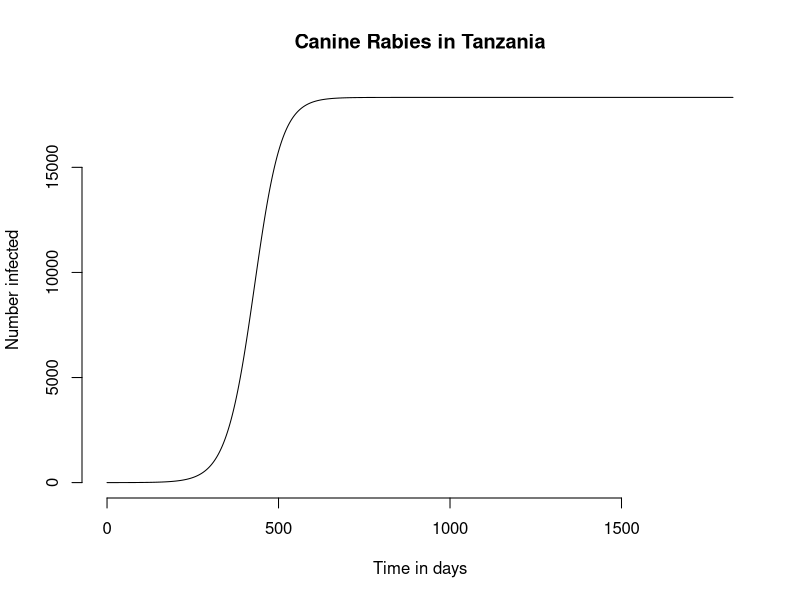
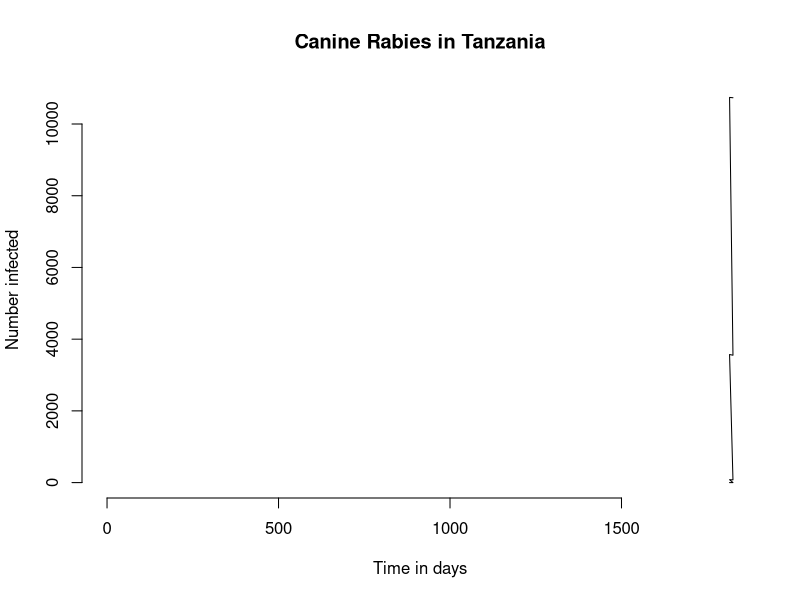

Here is the R script that generated these plots, in order:

seiv_params <- list(
    ave_lifespan = 5*365, # days
    ave_rabies_duration = 10, # days
    beta = (2 / 7) * 0.5, # potential infectious interactions per dog per week
    N = 100000,
    ave_incubation_period = 6, # days
    ave_vaccination_period = 365, # days
    ave_vaccination_duration = 3 * 365 # days
)

seiv_pre_vax <- within(seiv_params, {
    ave_vaccination_period <- Inf
})

dogs_zero <- c(S = seiv_params$N - 1, E = 0, I = 1, V = 0)

seiv <- function(t, y, parms){
  with(c(as.list(y), parms), {
    death <- y * (1/ave_lifespan)
    disease_death <- I * (1/ave_rabies_duration)
    birth <- sum(death) + disease_death

    infection <- beta * S * I / N
    incubation <- 1 / (ave_incubation_period) * E
    vaccination <- 1 / (ave_vaccination_period) * S
    immunity_loss <- 1 / (ave_vaccination_duration) * V

    dSdt <- (birth + immunity_loss) - (infection + vaccination)
    dEdt <- (infection) - (incubation)
    dIdt <- (incubation) - (disease_death)
    dVdt <- (vaccination) - (immunity_loss)
    # Note: Population size is constant, so don't need to specify dRdt
    return(list(c(dSdt, dEdt, dIdt, dVdt) - death))
  })
}

library(deSolve)                # Load libary to be used for numerical integration

time.out <- seq(0, 5*365, 0.1)     # INCLUDE THE APPROPRIATE VALUE TO GET A SEQUENCE
                               # FROM 0 to 365 BY STEPS OF 0.1


ts_seiv_pv <- data.frame(lsoda(
  y = dogs_zero,               # Initial conditions for population
  times = time.out,             # Timepoints for evaluation
  func = seiv,                   # Function to evaluate
  parms = seiv_pre_vax                # Vector of parameters
))

with(
  ts_seiv_pv,
  plot(time, I, type = "l", xlab = "Time in days", ylab = "Number infected", main = "Canine Rabies in Tanzania", xlim = c(0, 5*365), bty = "n")
)

dogs_pv_zero <- (tail(ts_seiv_pv, 1) |> unlist())[-1]

ts_seiv <- tail(data.frame(lsoda(
        y = dogs_pv_zero,               # Initial conditions for population
        times = time.out,             # Timepoints for evaluation
        func = seiv,                   # Function to evaluate
        parms = seiv_params                # Vector of parameters
    )), 100)
ts_seiv$frac_vac <- 1

for (frac_vac in seq(.90, .10, by = -.1)) {
    local_params <- within(seiv_params, ave_vaccination_period <- ave_vaccination_period / frac_vac)
    dt <- tail(data.frame(lsoda(
        y = dogs_pv_zero,               # Initial conditions for population
        times = time.out,             # Timepoints for evaluation
        func = seiv,                   # Function to evaluate
        parms = local_params                # Vector of parameters
    )), 100)
    dt$frac_vac <- frac_vac
    ts_seiv <- rbind(ts_seiv, dt)
}



plot(ts_seiv$time,               # Time on the x axis
     ts_seiv$I,                  # Number infected (I) on the y axis
     xlab = "Time in days",     # Label the x axis
     ylab = "Number infected",  # Label the y axis
     main = "Canine Rabies in Tanzania",    # Plot title
     xlim = c(0, 5*365),           #
     type = "l",                # Use a line plot
     bty = "n")                 # Remove the box around the plot
